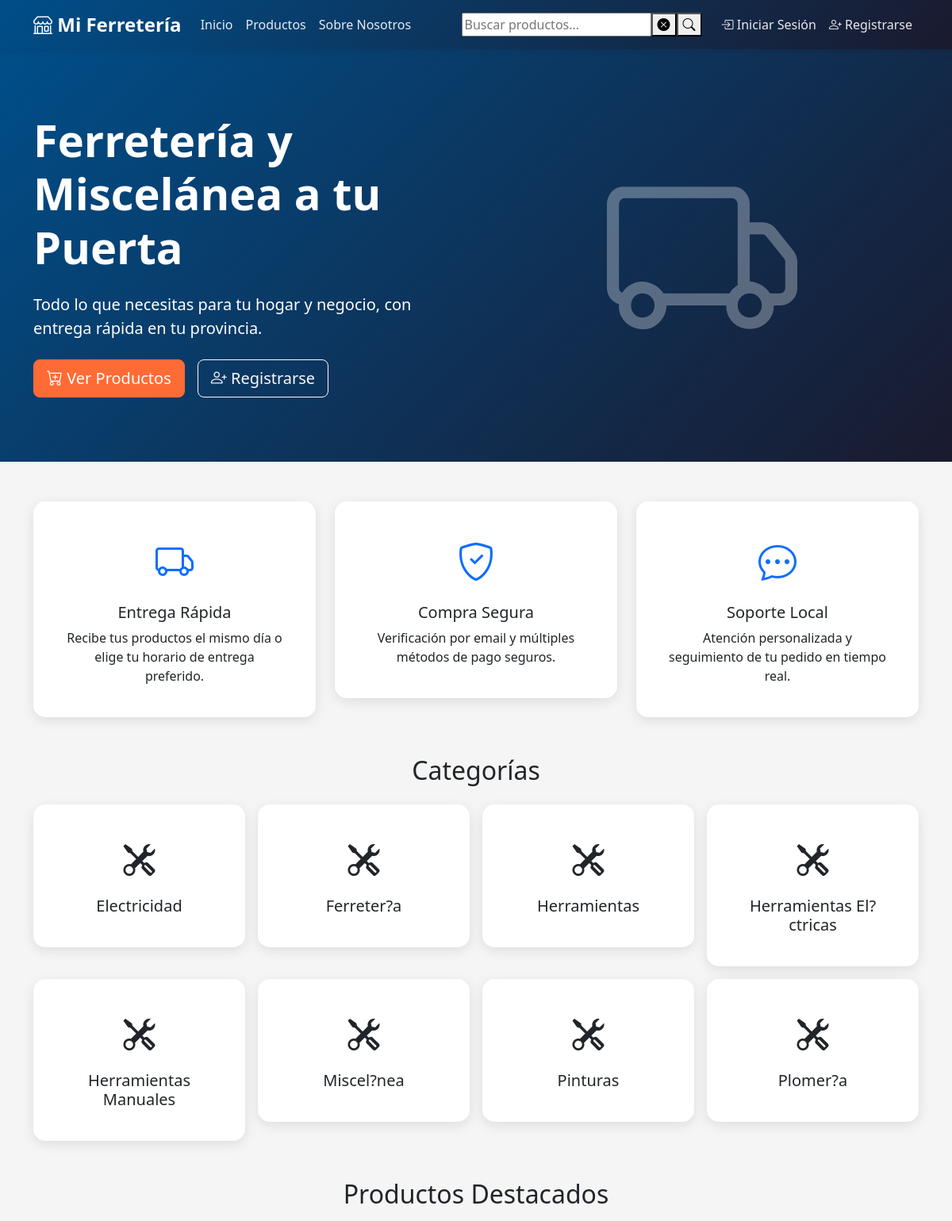
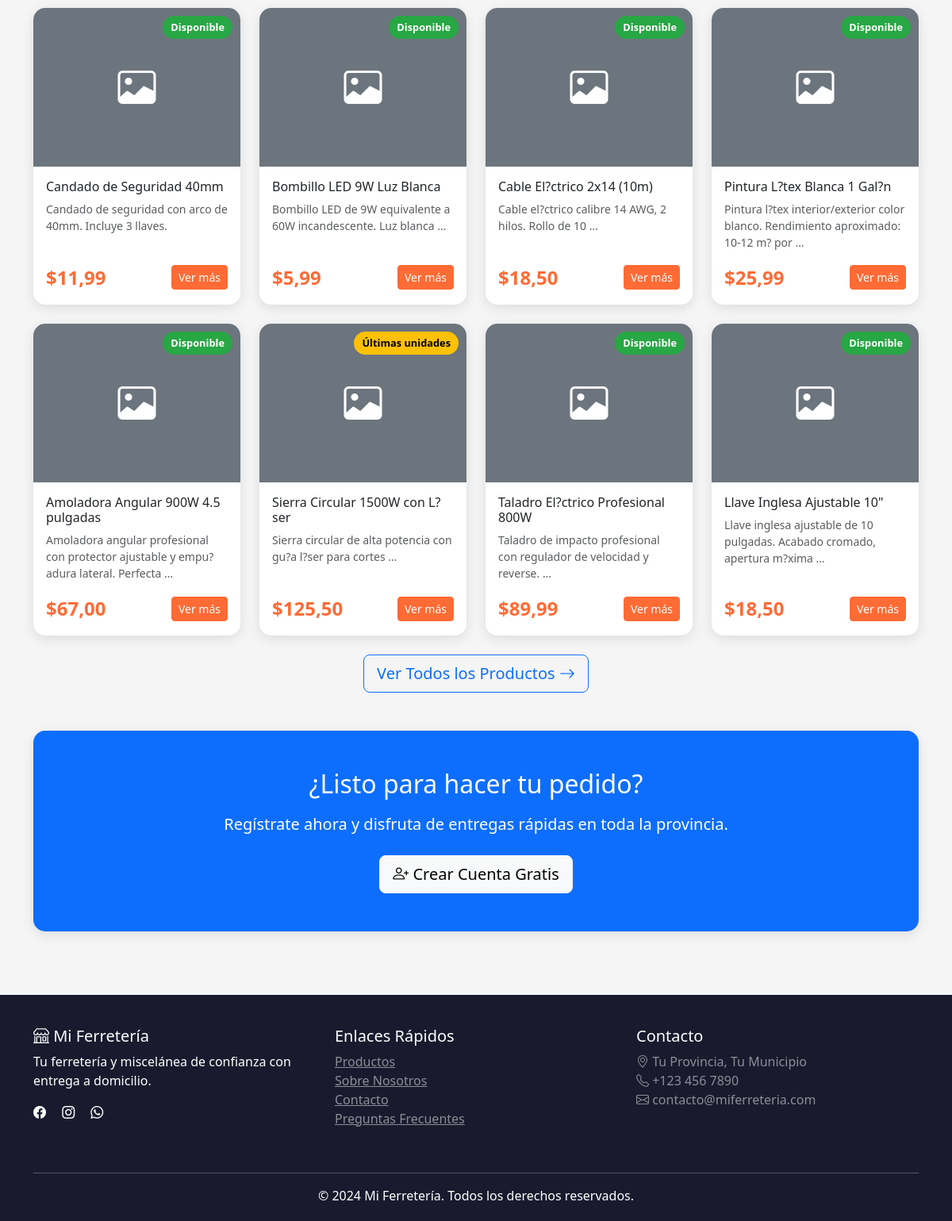
The page / on the database its author committed (2 pictures, top to bottom).
### shop/models.py (models this page shows, shortened)
class Category(models.Model):
    name = models.CharField(max_length=100, verbose_name="Nombre")
    description = models.TextField(blank=True, verbose_name="Descripción")
    slug = models.SlugField(unique=True, db_index=True)  # ÍNDICE: Para búsquedas por slug
    created_at = models.DateTimeField(auto_now_add=True, db_index=True)  # ÍNDICE: Para ordenar
    class Meta:
        verbose_name = "Categoría"
        verbose_name_plural = "Categorías"
        ordering = ['name']
        indexes = [
            models.Index(fields=['name']),
        ]

class Product(models.Model):
    category = models.ForeignKey(
        Category,
        on_delete=models.CASCADE,
        related_name='products',
        verbose_name="Categoría",
        db_index=True  # ÍNDICE: Para búsquedas por categoría
    )
    name = models.CharField(max_length=200, verbose_name="Nombre", db_index=True)  # ÍNDICE: Para búsquedas
    description = models.TextField(verbose_name="Descripción")
    price = models.DecimalField(
        max_digits=10,
        decimal_places=2,
        validators=[MinValueValidator(Decimal('0.01'))],
        verbose_name="Precio",
        db_index=True  # ÍNDICE: Para ordenar por precio
    )
    stock = models.IntegerField(
        default=0,
        validators=[MinValueValidator(0)],
        verbose_name="Stock",
        db_index=True  # ÍNDICE: Para filtros de stock
    )
    image = models.ImageField(upload_to='products/', blank=True, null=True, verbose_name="Imagen")
    is_active = models.BooleanField(default=True, verbose_name="Activo", db_index=True)  # ÍNDICE: Filtro común
    featured = models.BooleanField(default=False, verbose_name="Destacado", db_index=True)  # ÍNDICE: Para featured
    sku = models.CharField(max_length=50, unique=True, verbose_name="SKU", db_index=True)  # ÍNDICE: Búsquedas por SKU
    created_at = models.DateTimeField(auto_now_add=True, db_index=True)  # ÍNDICE: Para ordenar
    updated_at = models.DateTimeField(auto_now=True)
    material = models.CharField(
        max_length=100,
        blank=True,
        verbose_name="Material",
        help_text="Ej: Acero galvanizado, Plástico ABS, Madera"
    )
    dimensiones = models.CharField(
        max_length=200,
        blank=True,
        verbose_name="Dimensiones",
        help_text="Ej: 10cm x 5cm x 2cm, Largo 50cm"
    )
    peso = models.DecimalField(
        max_digits=8,  # Permite hasta 999999.99 kg
        decimal_places=2,
        blank=True,
        null=True,
        verbose_name="Peso (kg)",
        help_text="Peso en kilogramos"
    )
    voltaje = models.CharField(
        max_length=50,
        blank=True,
        verbose_name="Voltaje",
        help_text="Ej: 110V, 220V, 12V DC"
    )
    potencia = models.CharField(
        max_length=50,
        blank=True,
        verbose_name="Potencia",
        help_text="Ej: 1500W, 2HP, 750W"
    )
    marca = models.CharField(
        max_length=100,
        blank=True,
        verbose_name="Marca",
        help_text="Fabricante o marca del producto"
    )
    garantia = models.CharField(
        max_length=100,
        blank=True,
        verbose_name="Garantía",
        help_text="Ej: 1 año, 6 meses, Sin garantía"
    )
    color = models.CharField(
        max_length=50,
        blank=True,
        verbose_name="Color",
        help_text="Color principal del producto"
    )
    uso_recomendado = models.TextField(
        blank=True,
        verbose_name="Uso Recomendado",
        help_text="Para qué se recomienda usar este producto"
    )
    class Meta:
        verbose_name = "Producto"
        verbose_name_plural = "Productos"
        ordering = ['-created_at']
        indexes = [
            models.Index(fields=['category', 'is_active', '-created_at']),
            models.Index(fields=['featured', 'is_active']),
            models.Index(fields=['is_active', 'stock']),
            models.Index(fields=['name', 'is_active']),
            models.Index(fields=['marca', 'is_active']),
        ]

### shop/views/products.py (the view)
# urls.py: 2. Add a URL to urlpatterns:  path('', views.home, name='home')
def home(request):
    featured_products = Product.objects.filter(
        is_active=True,
        featured=True
    ).select_related('category')[:8]
    categories = Category.objects.all()
    context = {
        'featured_products': featured_products,
        'categories': categories,
    }
    return render(request, 'shop/home.html', context)

### shop/templates/shop/home.html (shortened to what this page needs)
{% extends 'shop/base.html' %}
{% block content %}
<section class="hero-section">
    <div class="container">
        <div class="row align-items-center">
            <div class="col-lg-6">
                <h1 class="display-4 fw-bold mb-4">Ferretería y Miscelánea a tu Puerta</h1>
                <p class="lead mb-4">Todo lo que necesitas para tu hogar y negocio, con entrega rápida en tu provincia.</p>
                <div class="d-flex gap-3">
                    <a href="{% url 'shop:product_list' %}" class="btn btn-primary btn-lg">
                        <i class="bi bi-cart-plus"></i> Ver Productos
                    </a>
                    {% if not user.is_authenticated %}
                        <a href="{% url 'shop:register' %}" class="btn btn-outline-light btn-lg">
                            <i class="bi bi-person-plus"></i> Registrarse
                        </a>
                    {% endif %}
                </div>
            </div>
            <div class="col-lg-6 text-center">
                <i class="bi bi-truck" style="font-size: 15rem; opacity: 0.3;"></i>
            </div>
        </div>
    </div>
</section>
<section class="container mb-5">
    <div class="row g-4">
        <div class="col-md-4">
            <div class="card text-center p-4">
                <div class="card-body">
                    <i class="bi bi-truck text-primary" style="font-size: 3rem;"></i>
                    <h5 class="card-title mt-3">Entrega Rápida</h5>
                    <p class="card-text">Recibe tus productos el mismo día o elige tu horario de entrega preferido.</p>
                </div>
            </div>
        </div>
        <div class="col-md-4">
            <div class="card text-center p-4">
                <div class="card-body">
                    <i class="bi bi-shield-check text-primary" style="font-size: 3rem;"></i>
                    <h5 class="card-title mt-3">Compra Segura</h5>
                    <p class="card-text">Verificación por email y múltiples métodos de pago seguros.</p>
                </div>
            </div>
        </div>
        <div class="col-md-4">
            <div class="card text-center p-4">
                <div class="card-body">
                    <i class="bi bi-chat-dots text-primary" style="font-size: 3rem;"></i>
                    <h5 class="card-title mt-3">Soporte Local</h5>
                    <p class="card-text">Atención personalizada y seguimiento de tu pedido en tiempo real.</p>
                </div>
            </div>
        </div>
    </div>
</section>
{% if categories %}
<section class="container mb-5">
    <h2 class="text-center mb-4">Categorías</h2>
    <div class="row g-3">
        {% for category in categories %}
        <div class="col-md-3 col-sm-6">
            <a href="{% url 'shop:product_list' %}?category={{ category.slug }}" class="text-decoration-none">
                <div class="card category-card text-center p-4">
                    <div class="card-body">
                        <i class="bi bi-tools" style="font-size: 2.5rem;"></i>
                        <h5 class="card-title mt-3 mb-0">{{ category.name }}</h5>
                    </div>
                </div>
            </a>
        </div>
        {% endfor %}
    </div>
</section>
{% endif %}
{% if featured_products %}
<section class="container mb-5">
    <h2 class="text-center mb-4">Productos Destacados</h2>
    <div class="row g-4">
        {% for product in featured_products %}
        <div class="col-lg-3 col-md-4 col-sm-6">
            <div class="card h-100">
                <div class="position-relative">
                    {% if product.image %}
                        <img src="{{ product.image.url }}" class="card-img-top product-image" alt="{{ product.name }}">
                    {% else %}
                        <div class="product-image bg-secondary d-flex align-items-center justify-content-center">
                            <i class="bi bi-image text-white" style="font-size: 3rem;"></i>
                        </div>
                    {% endif %}
                    {% if product.stock == 0 %}
                        <span class="stock-badge out-of-stock">Agotado</span>
                    {% elif product.stock < 10 %}
                        <span class="stock-badge low-stock">Últimas unidades</span>
                    {% else %}
                        <span class="stock-badge in-stock">Disponible</span>
                    {% endif %}
                </div>
                <div class="card-body d-flex flex-column">
                    <h6 class="card-title">{{ product.name }}</h6>
                    <p class="card-text text-muted small flex-grow-1">
                        {{ product.description|truncatewords:10 }}
                    </p>
                    <div class="d-flex justify-content-between align-items-center mt-auto">
                        <span class="price-tag">${{ product.price }}</span>
                        <a href="{% url 'shop:product_detail' product.pk %}" class="btn btn-sm btn-primary">
                            Ver más
                        </a>
                    </div>
                </div>
            </div>
        </div>
        {% endfor %}
    </div>
    <div class="text-center mt-4">
        <a href="{% url 'shop:product_list' %}" class="btn btn-outline-primary btn-lg">
            Ver Todos los Productos <i class="bi bi-arrow-right"></i>
        </a>
    </div>
</section>
{% endif %}
<section class="container mb-5">
    <div class="card bg-primary text-white">
        <div class="card-body text-center p-5">
            <h2 class="mb-3">¿Listo para hacer tu pedido?</h2>
            <p class="lead mb-4">Regístrate ahora y disfruta de entregas rápidas en toda la provincia.</p>
            {% if not user.is_authenticated %}
                <a href="{% url 'shop:register' %}" class="btn btn-light btn-lg">
                    <i class="bi bi-person-plus"></i> Crear Cuenta Gratis
                </a>
            {% else %}
                <a href="{% url 'shop:product_list' %}" class="btn btn-light btn-lg">
                    <i class="bi bi-cart-plus"></i> Empezar a Comprar
                </a>
            {% endif %}
        </div>
    </div>
</section>
{% endblock %}

### shop/templates/shop/base.html (style rules this page uses)
:root { --primary-color: #ff6b35; --secondary-color: #004e89; --dark-color: #1a1a2e; --light-color: #f5f5f5; }
body { font-family: 'Segoe UI', Tahoma, Geneva, Verdana, sans-serif; background-color: var(--light-color); }
.btn-primary { background-color: var(--primary-color); border-color: var(--primary-color); transition: all 0.3s; }
.card { border: none; border-radius: 15px; box-shadow: 0 4px 15px rgba(0,0,0,0.1); transition: transform 0.3s, box-shadow 0.3s; }
.product-image { height: 200px; object-fit: cover; border-radius: 15px 15px 0 0; }
.hero-section { background: linear-gradient(135deg, var(--secondary-color) 0%, var(--dark-color) 100%); color: white; padding: 80px 0; margin-bottom: 50px; }
.category-card { cursor: pointer; transition: all 0.3s; }
.price-tag { font-size: 1.5rem; font-weight: bold; color: var(--primary-color); }
.stock-badge { position: absolute; top: 10px; right: 10px; padding: 5px 10px; border-radius: 20px; font-size: 0.8rem; font-weight: bold; }
.in-stock { background-color: #28a745; color: white; }
.low-stock { background-color: #ffc107; color: #000; }

### rows shown on the page
Category: name "Electricidad"
Category: name "Ferreter?a"
Category: name "Herramientas"
Category: name "Herramientas El?ctricas"
Category: name "Herramientas Manuales"
Category: name "Miscel?nea"
Category: name "Pinturas"
Category: name "Plomer?a"
Product: stock "Disponible", name "Candado de Seguridad 40mm", description "Candado de seguridad con arco de 40mm. Incluye 3 llaves.", price "11,99"
Product: stock "Disponible", name "Bombillo LED 9W Luz Blanca", description "Bombillo LED de 9W equivalente a 60W incandescente. Luz blanca …", price "5,99"
Product: stock "Disponible", name "Cable El?ctrico 2x14 (10m)", description "Cable el?ctrico calibre 14 AWG, 2 hilos. Rollo de 10 …", price "18,50"
Product: stock "Disponible", name "Pintura L?tex Blanca 1 Gal?n", description "Pintura l?tex interior/exterior color blanco. Rendimiento aproximado: 10-12 m? por …", price "25,99"
Product: stock "Disponible", name "Amoladora Angular 900W 4.5 pulgadas", description "Amoladora angular profesional con protector ajustable y empu?adura lateral. Perfecta …", price "67,00"
Product: stock "Últimas unidades", name "Sierra Circular 1500W con L?ser", description "Sierra circular de alta potencia con gu?a l?ser para cortes …", price "125,50"
Product: stock "Disponible", name "Taladro El?ctrico Profesional 800W", description "Taladro de impacto profesional con regulador de velocidad y reverse. …", price "89,99"
Product: stock "Disponible", name "Llave Inglesa Ajustable 10\"", description "Llave inglesa ajustable de 10 pulgadas. Acabado cromado, apertura m?xima …", price "18,50"
